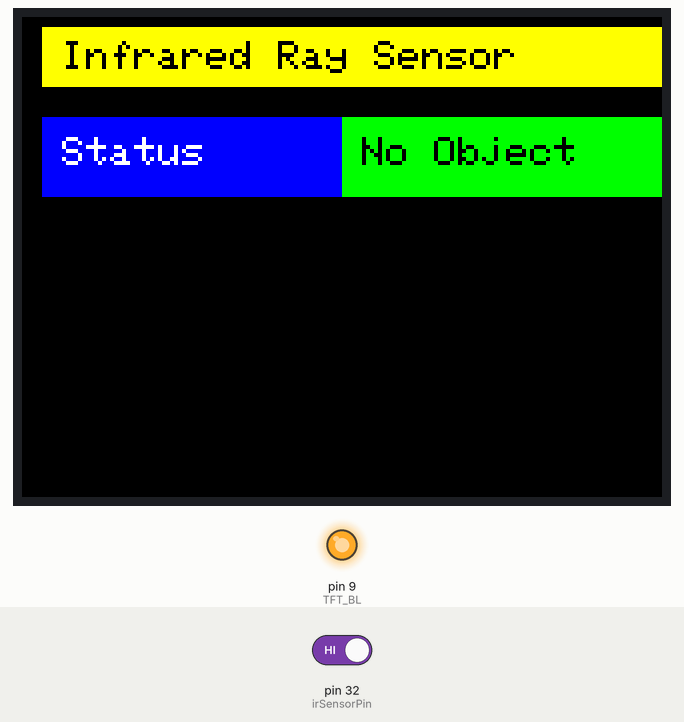
This sketch was run on a simulated Arduino Mega 2560, built with avr-gcc and run on an emulated ATmega2560. On the bench: 320×240 colour display, output pins drawn as LEDs (lit = HIGH). Inputs (shaded band) come from the test bench; at power-on: pin 32 (irSensorPin) HIGH. What the sketch prints to the serial monitor is not drawn.

Above: at 1.4 s.
1.5 s: pin 32 (irSensorPin) driven LOW
At 2.5 s:
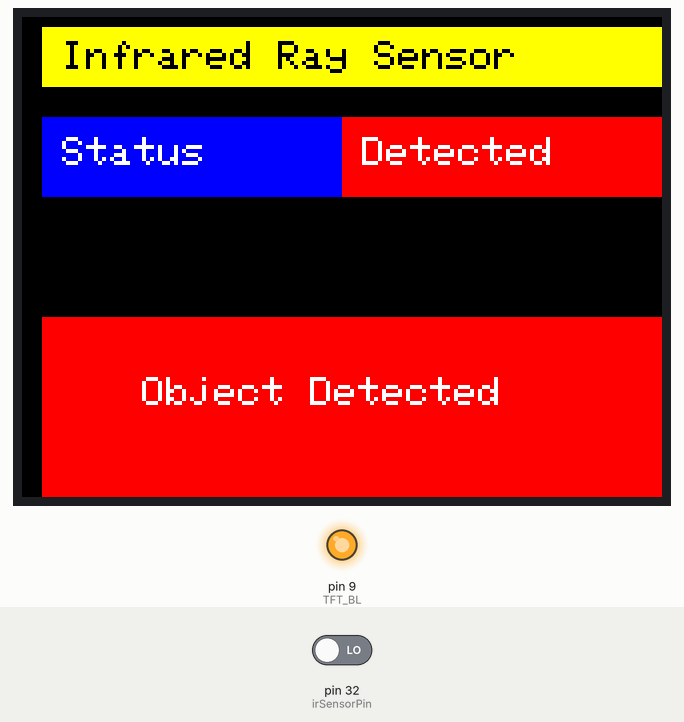
Timing chart, 0 to 4.5 s (numbered marks = the images above; inputs shaded):
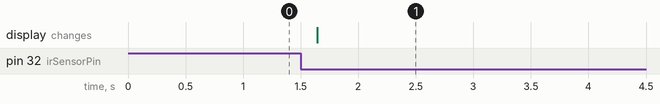

The sketch:

Ardiuno_IR_Sensor_TFT.ino
```cpp
#include <Adafruit_GFX.h>
#include <Adafruit_ST7789.h>
#include <SPI.h>


#define TFT_CS   53
#define TFT_RST  8
#define TFT_DC   7
#define TFT_BL   9


const int irSensorPin = 32;
int lastSensorState = -1;


Adafruit_ST7789 tft = Adafruit_ST7789(TFT_CS, TFT_DC, TFT_RST);


void setup() {
  pinMode(irSensorPin, INPUT);
  pinMode(TFT_BL, OUTPUT);
  digitalWrite(TFT_BL, HIGH);


  Serial.begin(9600);
  tft.init(240, 320);
  tft.setRotation(1);
  tft.fillScreen(ST77XX_BLACK);


  tft.fillRect(10, 5, 320, 30, ST77XX_YELLOW);
  tft.setTextColor(ST77XX_BLACK, ST77XX_YELLOW);
  tft.setTextSize(2);
  tft.setCursor(20, 12);
  tft.print("Infrared Ray Sensor");


  tft.fillRect(10, 50, 160, 40, ST77XX_BLUE);
  tft.setTextColor(ST77XX_WHITE);
  tft.setCursor(20, 60);
  tft.print("Status");
}


void loop() {
  int sensorState = digitalRead(irSensorPin);


  if (sensorState != lastSensorState) {
    lastSensorState = sensorState;


    tft.fillRect(160, 50, 160, 40, ST77XX_BLACK);


    if (sensorState == LOW) {
      Serial.println("Object Detected!");


      tft.fillRect(160, 50, 160, 40, ST77XX_RED);
      tft.setTextColor(ST77XX_WHITE, ST77XX_RED);
      tft.setCursor(170, 60);
      tft.print("Detected");


      tft.fillRect(10, 150, 320, 100, ST77XX_RED);
      tft.setTextColor(ST77XX_WHITE, ST77XX_RED);
      tft.setCursor(60, 180);
      tft.print("Object Detected");


    } else {
      Serial.println("No Object.");
      tft.fillRect(160, 50, 160, 40, ST77XX_GREEN);
      tft.setTextColor(ST77XX_BLACK, ST77XX_GREEN);
      tft.setCursor(170, 60);
      tft.print("No Object");


      tft.fillRect(10, 150, 320, 100, ST77XX_BLACK);
    }
  }


  delay(100);
}
```

Measured:
- after the input at 1.5 s, the display: changes after 0.14 s (image 1)
